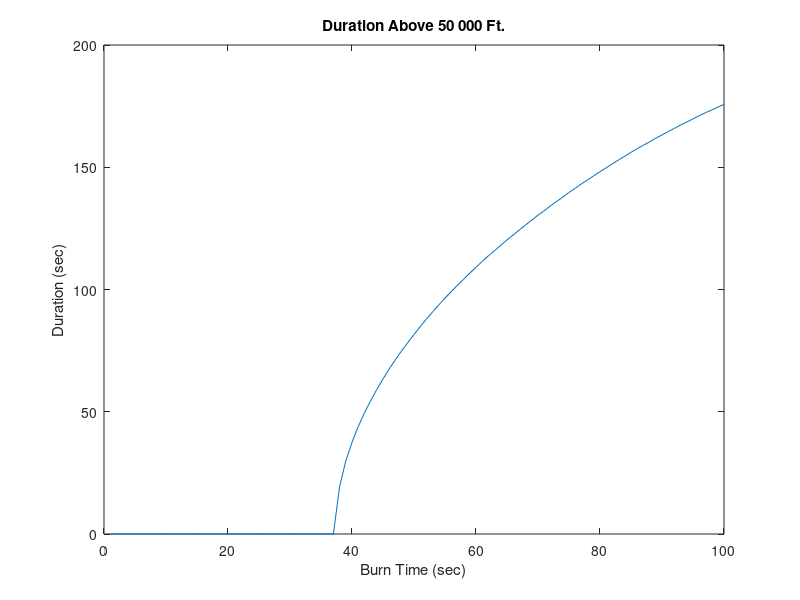

Source code (MATLAB):
% All rockets lose weight as they burn fuel; thus the mass of the system is variable.
% The following equations describe the speed y and height h of a rocket launched vertically,
% neglecting air resistance. They can be derived from Newton’s law
% 
% v(t) = u * ln(m0/(m0-q*t)) - g*t
% h(t) = (u/q)*(m0 - q*t)*lb(m0-q*t) = u*(ln(m0) + 1)*t - g*t^2/2 - (m0*u/q)*ln(m0)
% 
% where m0 is the rockets initial mass, q is the rate at which the rocket burns fuel mass, u is
% the exhaust velocity of the burned fuel relative to the rocket, and g is the acceleration due
% to gravity. Let b be the burn time, after which all the fuel is consumed. Thus the rocket’s
% mass without fuel is m_e = m0 - Q*b.
% For t>b the rocket engine no longer produces thrust, and the speed and height are
% given by
% 
% v(t) = v(b) - g*(t-b)^2
% h(t) = h(b) + v(b)*(t-b) - g*(t -b)^2/2
% 
% The time t_p to reach the peak height is found by setting v(t) = 0. The result is
% t_p = b + v(b)/g. Substituting this expression into the expression (4.5–4) for h(t) gives
% the following expression for the peak height: h_p = h(b) + v^2(b)/(2*g). The time at which
% the rocket hits the ground is t_hit = t_p + sqrt(2*h_p/g).
% Suppose the rocket is carrying instruments to study the upper atmosphere, and we
% need to determine the amount of time spent above 50 000 ft as a function of the burn time
% b (and thus as a function of the fuel mass q*b). Assume that we are given the following
% values: m_e = 100 slugs, q = 1 slug/sec, u = 8 000 ft/sec, and g = 32.2 ft/sec2. If the
% rocket s maximum fuel load is 100 slugs, the maximum value of b is 100/q . Write
% a MATLAB program to solve this problem.

% incorrect results yielded. plot shows that for one second of burn time
% (37 -38 sec) 140.8 sec of flight duration elapse. 
m_e = 100;
q = 1;
u = 8000;
g = 32.2;
dt = 0.1;
h_desired = 50000;

% Burn time
for b = 1:100
    burn_time(b) = b;
    m0 = m_e + q*b;
    v_b = u*log(m0/m_e) - g*b;
    %h_b = ((u*m_e)/q) * log(m_e/(m_e + q*b)) + u*b - 0.5*g*b^2;
    h_b = ((u*m_e)/q)*log(m_e/(m_e+q*b))+u*b - 0.5*g*b^2;
    h_p = h_b + v_b^2/(2*g);

    if h_p >= h_desired
        t_p = b + v_b/g;
        t_hit = t_p + sqrt(2*h_p/g);

        for p = 0:t_hit/dt
            %finding height vector
            i = p+1;
            t = p*dt;
            time(i) = t;
            if t <= b
                % burnout hasn't occured yet
                h(i) = (u/q)*(m0 - q*t)*log(m0 - q*t) + u*(log(m0) + 1)*t ...
                    - 0.5*g*t^2 - (m0*u/q)*log(m0);
            else
                % burnout has occured
                h(i) = h_b - 0.5*g*(t-b)^2 + v_b*(t-b);
            end
        end
    % compute the duration
    duration(b) = length(find(h>=h_desired))*dt;
    else
        % rocket did not reach desired height
        duration(b) = 0;
    end
end

plot(burn_time, duration), xlabel('Burn Time (sec)'), ylabel('Duration (sec)'), ...
    title('Duration Above 50 000 Ft.')




